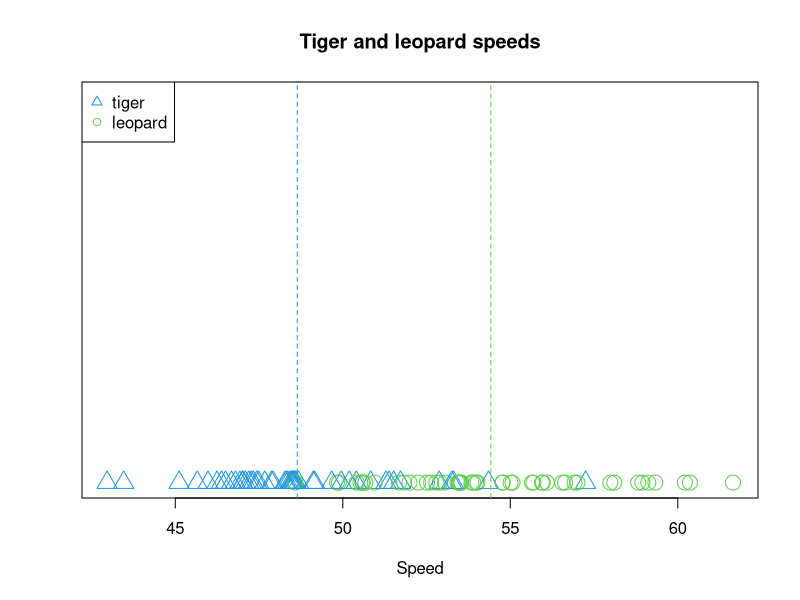

Source code (R):

#### Generate a synthetic dataset of tiger and leopard speeds ####

# Number of points per class.
n <- 50

# Set seed for reproducibility.
set.seed(1234)

# Generate random tiger speeds in km/hr.
tiger.speed <- rnorm(n, mean = 50, sd = 3)

# Generate random leopard speeds in km/hr.
leopard.speed <- rnorm(n, mean = 54, sd = 3)

dataset <- data.frame(speed = c(tiger.speed, leopard.speed),
                      class = c(rep("tiger",n), rep("leopard",n)),
                      stringsAsFactors = TRUE)

# Shuffle rows.
dataset <- dataset[sample(nrow(dataset)),]

#############################
#### Explore the dataset ####
#############################

# Print number of rows and columns.
dim(dataset)

# Count instances in each class.
table(dataset$class)

# Compute some summary statistics.
summary(dataset)

# Plot data points.
#png("felineSpeeds.png", width = 7, height = 3, units = "in", res = 200)

plot(dataset$speed, rep(1, n*2),
     col=as.integer(dataset$class)+2,
     pch=as.integer(dataset$class),
     cex = 2,
     yaxt = 'n',
     xlab = "Speed",
     ylab = "",
     ylim = c(1,1.5),
     main = "Tiger and leopard speeds")

# Plot vertical lines at the mean.
abline(v = mean(tiger.speed), col = 4, lty = 2)
abline(v = mean(leopard.speed), col = 3, lty = 2)

# Add a legend.
legend("topleft", c("tiger","leopard"),
       pch = c(2,1),
       col=c(4,3))

#abline(v = mean(tiger.speed) +
#         (mean(leopard.speed)-mean(tiger.speed))/
#         2, col = "red", lty = 2)
#text(51.5,1.47,"decision\nboundary", cex=0.7, col="red")

#dev.off()

# Define a simple classifier that learns
# a centrality measure for each class.
simple.model.train <- function(data, centrality=mean){
  
  # Store unique classes.
  classes <- unique(data$class)
  
  # Define an array to store the learned parameters.
  params <- numeric(length(classes))
  
  # Make this a named array.
  names(params) <- classes
  
  # Iterate through each class and compute its centrality measure.
  for(c in classes){
    
    # Filter instances by class.
    tmp <- data[which(data$class == c),]
    
    # Compute the centrality measure.
    centrality.measure <- centrality(tmp$speed)
    
    # Store the centrality measure for this class.
    params[c] <- centrality.measure
  }
  
  return(params)
  
}

# Define a function that predicts a class
# based on the learned parameters.
simple.classifier.predict <- function(newdata, params){
  
  # Variable to store the predictions of
  # each instance in newdata.
  predictions <- NULL
  
  # Iterate instances in newdata
  for(i in 1:nrow(newdata)){
    
    instance <- newdata[i,]
    
    # Predict the name of the class whose
    # centrality measure is the closest.
    pred <- names(which.min(abs(instance$speed - params)))
    
    predictions <- c(predictions, pred)
  }
  
  return(predictions)
}

###############################
#### Test the simple model ####
###############################

#### Holdout validation ####

# Percent to be used as training data.
pctTrain <- 0.7

# Set seed for reproducibility.
set.seed(123)

idxs <- sample(nrow(dataset),
               size = nrow(dataset) * pctTrain,
               replace = FALSE)

trainset <- dataset[idxs,]

testset <- dataset[-idxs,]

# Train the model using the trainset.
params <- simple.model.train(trainset, mean)

# Print the learned parameters.
print(params)

# Predict classes on the test set.
test.predictions <- simple.classifier.predict(testset, params)

# Display first predictions.
head(test.predictions)

# Compute test accuracy.
sum(test.predictions == as.character(testset$class)) /
  nrow(testset)

# Compute train accuracy.
train.predictions <- simple.classifier.predict(trainset, params)
sum(train.predictions == as.character(trainset$class)) /
  nrow(trainset)


#### k-fold cross validation ####

# Number of folds.
k <- 5

set.seed(123)

# Generate random folds.
folds <- sample(k,
                size = nrow(dataset),
                replace = TRUE)

# Print how many instances ended up in each fold.
table(folds)

# Variable to store accuracies on each fold.
test.accuracies <- NULL; train.accuracies <- NULL

for(i in 1:k){
  
  testset <- dataset[which(folds == i),]
  trainset <- dataset[which(folds != i),]
  
  params <- simple.model.train(trainset, mean)
  
  test.predictions <- simple.classifier.predict(testset, params)
  
  train.predictions <- simple.classifier.predict(trainset, params)
  
  # Accuracy on test set.
  acc <- sum(test.predictions == 
               as.character(testset$class)) /
    nrow(testset)
  
  test.accuracies <- c(test.accuracies, acc)
  
  # Accuracy on train set.
  acc <- sum(train.predictions == 
               as.character(trainset$class)) /
    nrow(trainset)
  
  train.accuracies <- c(train.accuracies, acc)
}

# Print mean accuracy across folds on the test set.
mean(test.accuracies)

# Print mean accuracy across folds on the train set.
mean(train.accuracies)

#######################################
#### Classification with 3 classes ####
#######################################

set.seed(123)

# Generate random jaguar speeds in km/hr.
jaguar.speed <- rnorm(n, mean = 60, sd = 3)

# Generate dataset with 3 classes.
dataset3classes <- rbind(dataset,
                         data.frame(speed=jaguar.speed,
                                    class="jaguar"))

# Shuffle rows.
dataset3classes <- dataset3classes[sample(nrow(dataset3classes)),]

# Percent to be used as training data.
pctTrain <- 0.7

idxs <- sample(nrow(dataset3classes),
               size = nrow(dataset3classes) * pctTrain,
               replace = FALSE)

trainset <- dataset3classes[idxs,]

testset <- dataset3classes[-idxs,]

# Train the model using the trainset.
params <- simple.model.train(trainset, mean)

# Print the learned parameters.
print(params)

# Predict classes on the test set.
predictions <- simple.classifier.predict(testset, params)

# Display first predictions.
head(predictions)

# Compute accuracy.
sum(predictions == as.character(testset$class)) / nrow(testset)


###########################
#### Simple regression ####
###########################

# Define a function that predicts speed
# based on the type of feline.
simple.regression.predict <- function(newdata, params){
  
  # Variable to store the predictions of
  # each instance in newdata.
  predictions <- NULL
  
  # Iterate instances in newdata
  for(i in 1:nrow(newdata)){
    
    instance <- newdata[i,]
    
    # Return the mean value of the corresponding class stored in params.
    pred <- params[which(names(params) == instance$class)]
    
    predictions <- c(predictions, pred)
  }
  
  return(predictions)
}

pctTrain <- 0.7

set.seed(123)

idxs <- sample(nrow(dataset),
               size = nrow(dataset) * pctTrain,
               replace = FALSE)

trainset <- dataset[idxs,]

testset <- dataset[-idxs,]

# Reuse our train function.
params <- simple.model.train(trainset, mean)

print(params)

# Predict speeds on the test set.
test.predictions <- simple.regression.predict(testset, params)

# Print first predictions.
head(test.predictions)

# Compute mean absolute error (MAE) on the test set.
mean(abs(test.predictions - testset$speed))

# Predict speeds on the train set.
train.predictions <- simple.regression.predict(trainset, params)

# Print first predictions.
head(train.predictions)

# Compute mean absolute error (MAE) on the train set.
mean(abs(train.predictions - trainset$speed))
